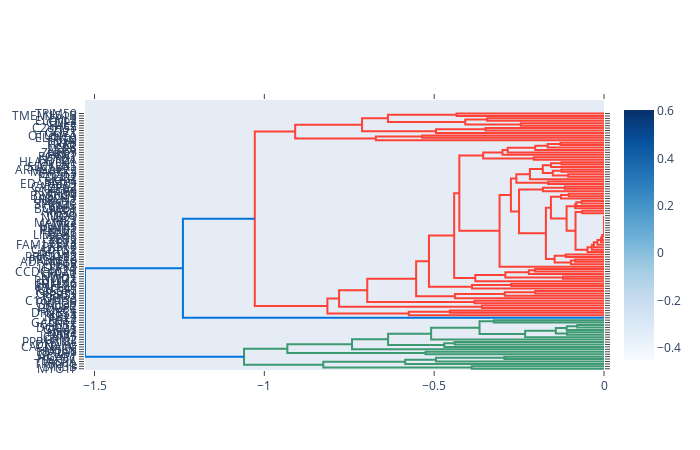

Source (notebook cell):
### Code cell
fig.show()

### Figure 1 — Plotly figure (JSON) as saved in the notebook; plotly's stock layout.template omitted (floating-point values rounded to 4 significant figures; data arrays with more than 128 entries replaced by an {"elided": "..."} marker saying what was removed)
{"data": [{"hoverinfo": "text", "marker": {"color": "rgb(61,153,112)"}, "mode": "lines", "type": "scatter", "x": [0, -0.3897, -0.3897, 0], "xaxis": "x", "y": [5, 5, 15, 15], "yaxis": "y"}, {"hoverinfo": "text", "marker": {"color": "rgb(61,153,112)"}, "mode": "lines", "type": "scatter", "x": [0, -0.2931, -0.2931, 0], "xaxis": "x", "y": [45, 45, 55, 55], "yaxis": "y"}, {"hoverinfo": "text", "marker": {"color": "rgb(61,153,112)"}, "mode": "lines", "type": "scatter", "x": [0, -0.4948, -0.4948, -0.2931], "xaxis": "x", "y": [35, 35, 50, 50], "yaxis": "y"}, {"hoverinfo": "text", "marker": {"color": "rgb(61,153,112)"}, "mode": "lines", "type": "scatter", "x": [0, -0.5853, -0.5853, -0.4948], "xaxis": "x", "y": [25, 25, 42.5, 42.5], "yaxis": "y"}, {"hoverinfo": "text", "marker": {"color": "rgb(61,153,112)"}, "mode": "lines", "type": "scatter", "x": [-0.3897, -0.8265, -0.8265, -0.5853], "xaxis": "x", "y": [10, 10, 33.75, 33.75], "yaxis": "y"}, {"hoverinfo": "text", "marker": {"color": "rgb(61,153,112)"}, "mode": "lines", "type": "scatter", "x": [0, -0.5253, -0.5253, 0], "xaxis": "x", "y": [65, 65, 75, 75], "yaxis": "y"}, {"hoverinfo": "text", "marker": {"color": "rgb(61,153,112)"}, "mode": "lines", "type": "scatter", "x": [0, -0.4397, -0.4397, 0], "xaxis": "x", "y": [105, 105, 115, 115], "yaxis": "y"}, {"hoverinfo": "text", "marker": {"color": "rgb(61,153,112)"}, "mode": "lines", "type": "scatter", "x": [0, -0.4702, -0.4702, -0.4397], "xaxis": "x", "y": [95, 95, 110, 110], "yaxis": "y"}, {"hoverinfo": "text", "marker": {"color": "rgb(61,153,112)"}, "mode": "lines", "type": "scatter", "x": [0, -0.1088, -0.1088, 0], "xaxis": "x", "y": [145, 145, 155, 155], "yaxis": "y"}, {"hoverinfo": "text", "marker": {"color": "rgb(61,153,112)"}, "mode": "lines", "type": "scatter", "x": [0, -0.07868, -0.07868, 0], "xaxis": "x", "y": [175, 175, 185, 185], "yaxis": "y"}, {"hoverinfo": "text", "marker": {"color": "rgb(61,153,112)"}, "mode": "lines", "type": "scatter", "x": [0, -0.1097, -0.1097, -0.07868], "xaxis": "x", "y": [165, 165, 180, 180], "yaxis": "y"}, {"hoverinfo": "text", "marker": {"color": "rgb(61,153,112)"}, "mode": "lines", "type": "scatter", "x": [-0.1088, -0.1418, -0.1418, -0.1097], "xaxis": "x", "y": [150, 150, 172.5, 172.5], "yaxis": "y"}, {"hoverinfo": "text", "marker": {"color": "rgb(61,153,112)"}, "mode": "lines", "type": "scatter", "x": [0, -0.2321, -0.2321, -0.1418], "xaxis": "x", "y": [135, 135, 161.2, 161.2], "yaxis": "y"}, {"hoverinfo": "text", "marker": {"color": "rgb(61,153,112)"}, "mode": "lines", "type": "scatter", "x": [0, -0.3243, -0.3243, 0], "xaxis": "x", "y": [195, 195, 205, 205], "yaxis": "y"}, {"hoverinfo": "text", "marker": {"color": "rgb(61,153,112)"}, "mode": "lines", "type": "scatter", "x": [-0.2321, -0.3664, -0.3664, -0.3243], "xaxis": "x", "y": [148.1, 148.1, 200, 200], "yaxis": "y"}, {"hoverinfo": "text", "marker": {"color": "rgb(61,153,112)"}, "mode": "lines", "type": "scatter", "x": [0, -0.509, -0.509, -0.3664], "xaxis": "x", "y": [125, 125, 174.1, 174.1], "yaxis": "y"}, {"hoverinfo": "text", "marker": {"color": "rgb(61,153,112)"}, "mode": "lines", "type": "scatter", "x": [-0.4702, -0.6357, -0.6357, -0.509], "xaxis": "x", "y": [102.5, 102.5, 149.5, 149.5], "yaxis": "y"}, {"hoverinfo": "text", "marker": {"color": "rgb(61,153,112)"}, "mode": "lines", "type": "scatter", "x": [0, -0.7419, -0.7419, -0.6357], "xaxis": "x", "y": [85, 85, 126.0, 126.0], "yaxis": "y"}, {"hoverinfo": "text", "marker": {"color": "rgb(61,153,112)"}, "mode": "lines", "type": "scatter", "x": [-0.5253, -0.9322, -0.9322, -0.7419], "xaxis": "x", "y": [70, 70, 105.5, 105.5], "yaxis": "y"}, {"hoverinfo": "text", "marker": {"color": "rgb(61,153,112)"}, "mode": "lines", "type": "scatter", "x": [-0.8265, -1.06, -1.06, -0.9322], "xaxis": "x", "y": [21.88, 21.88, 87.75, 87.75], "yaxis": "y"}, {"hoverinfo": "text", "marker": {"color": "rgb(255,65,54)"}, "mode": "lines", "type": "scatter", "x": [0, -0.4537, -0.4537, 0], "xaxis": "x", "y": [235, 235, 245, 245], "yaxis": "y"}, {"hoverinfo": "text", "marker": {"color": "rgb(255,65,54)"}, "mode": "lines", "type": "scatter", "x": [0, -0.5746, -0.5746, -0.4537], "xaxis": "x", "y": [225, 225, 240, 240], "yaxis": "y"}, {"hoverinfo": "text", "marker": {"color": "rgb(255,65,54)"}, "mode": "lines", "type": "scatter", "x": [0, -0.359, -0.359, 0], "xaxis": "x", "y": [255, 255, 265, 265], "yaxis": "y"}, {"hoverinfo": "text", "marker": {"color": "rgb(255,65,54)"}, "mode": "lines", "type": "scatter", "x": [0, -0.3811, -0.3811, 0], "xaxis": "x", "y": [275, 275, 285, 285], "yaxis": "y"}, {"hoverinfo": "text", "marker": {"color": "rgb(255,65,54)"}, "mode": "lines", "type": "scatter", "x": [0, -0.2025, -0.2025, 0], "xaxis": "x", "y": [315, 315, 325, 325], "yaxis": "y"}, {"hoverinfo": "text", "marker": {"color": "rgb(255,65,54)"}, "mode": "lines", "type": "scatter", "x": [0, -0.292, -0.292, -0.2025], "xaxis": "x", "y": [305, 305, 320, 320], "yaxis": "y"}, {"hoverinfo": "text", "marker": {"color": "rgb(255,65,54)"}, "mode": "lines", "type": "scatter", "x": [0, -0.439, -0.439, -0.292], "xaxis": "x", "y": [295, 295, 312.5, 312.5], "yaxis": "y"}, {"hoverinfo": "text", "marker": {"color": "rgb(255,65,54)"}, "mode": "lines", "type": "scatter", "x": [0, -0.2728, -0.2728, 0], "xaxis": "x", "y": [345, 345, 355, 355], "yaxis": "y"}, {"hoverinfo": "text", "marker": {"color": "rgb(255,65,54)"}, "mode": "lines", "type": "scatter", "x": [0, -0.3886, -0.3886, -0.2728], "xaxis": "x", "y": [335, 335, 350, 350], "yaxis": "y"}, {"hoverinfo": "text", "marker": {"color": "rgb(255,65,54)"}, "mode": "lines", "type": "scatter", "x": [0, -0.1207, -0.1207, 0], "xaxis": "x", "y": [375, 375, 385, 385], "yaxis": "y"}, {"hoverinfo": "text", "marker": {"color": "rgb(255,65,54)"}, "mode": "lines", "type": "scatter", "x": [0, -0.2026, -0.2026, 0], "xaxis": "x", "y": [405, 405, 415, 415], "yaxis": "y"}, {"hoverinfo": "text", "marker": {"color": "rgb(255,65,54)"}, "mode": "lines", "type": "scatter", "x": [0, -0.2212, -0.2212, -0.2026], "xaxis": "x", "y": [395, 395, 410, 410], "yaxis": "y"}, {"hoverinfo": "text", "marker": {"color": "rgb(255,65,54)"}, "mode": "lines", "type": "scatter", "x": [-0.1207, -0.2904, -0.2904, -0.2212], "xaxis": "x", "y": [380, 380, 402.5, 402.5], "yaxis": "y"}, {"hoverinfo": "text", "marker": {"color": "rgb(255,65,54)"}, "mode": "lines", "type": "scatter", "x": [0, -0.3788, -0.3788, -0.2904], "xaxis": "x", "y": [365, 365, 391.2, 391.2], "yaxis": "y"}, {"hoverinfo": "text", "marker": {"color": "rgb(255,65,54)"}, "mode": "lines", "type": "scatter", "x": [0, -0.08503, -0.08503, 0], "xaxis": "x", "y": [445, 445, 455, 455], "yaxis": "y"}, {"hoverinfo": "text", "marker": {"color": "rgb(255,65,54)"}, "mode": "lines", "type": "scatter", "x": [0, -0.09757, -0.09757, -0.08503], "xaxis": "x", "y": [435, 435, 450, 450], "yaxis": "y"}, {"hoverinfo": "text", "marker": {"color": "rgb(255,65,54)"}, "mode": "lines", "type": "scatter", "x": [0, -0.1125, -0.1125, 0], "xaxis": "x", "y": [465, 465, 475, 475], "yaxis": "y"}, {"hoverinfo": "text", "marker": {"color": "rgb(255,65,54)"}, "mode": "lines", "type": "scatter", "x": [-0.09757, -0.1455, -0.1455, -0.1125], "xaxis": "x", "y": [442.5, 442.5, 470, 470], "yaxis": "y"}, {"hoverinfo": "text", "marker": {"color": "rgb(255,65,54)"}, "mode": "lines", "type": "scatter", "x": [0, 0, 0, 0], "xaxis": "x", "y": [625, 625, 635, 635], "yaxis": "y"}, {"hoverinfo": "text", "marker": {"color": "rgb(255,65,54)"}, "mode": "lines", "type": "scatter", "x": [0, 0, 0, 0], "xaxis": "x", "y": [615, 615, 630, 630], "yaxis": "y"}, {"hoverinfo": "text", "marker": {"color": "rgb(255,65,54)"}, "mode": "lines", "type": "scatter", "x": [0, 0, 0, 0], "xaxis": "x", "y": [605, 605, 622.5, 622.5], "yaxis": "y"}, {"hoverinfo": "text", "marker": {"color": "rgb(255,65,54)"}, "mode": "lines", "type": "scatter", "x": [0, 0, 0, 0], "xaxis": "x", "y": [595, 595, 613.8, 613.8], "yaxis": "y"}, {"hoverinfo": "text", "marker": {"color": "rgb(255,65,54)"}, "mode": "lines", "type": "scatter", "x": [0, 0, 0, 0], "xaxis": "x", "y": [585, 585, 604.4, 604.4], "yaxis": "y"}, {"hoverinfo": "text", "marker": {"color": "rgb(255,65,54)"}, "mode": "lines", "type": "scatter", "x": [0, 0, 0, 0], "xaxis": "x", "y": [575, 575, 594.7, 594.7], "yaxis": "y"}, {"hoverinfo": "text", "marker": {"color": "rgb(255,65,54)"}, "mode": "lines", "type": "scatter", "x": [0, 0, 0, 0], "xaxis": "x", "y": [565, 565, 584.8, 584.8], "yaxis": "y"}, {"hoverinfo": "text", "marker": {"color": "rgb(255,65,54)"}, "mode": "lines", "type": "scatter", "x": [0, 0, 0, 0], "xaxis": "x", "y": [555, 555, 574.9, 574.9], "yaxis": "y"}, {"hoverinfo": "text", "marker": {"color": "rgb(255,65,54)"}, "mode": "lines", "type": "scatter", "x": [0, 0, 0, 0], "xaxis": "x", "y": [545, 545, 565.0, 565.0], "yaxis": "y"}, {"hoverinfo": "text", "marker": {"color": "rgb(255,65,54)"}, "mode": "lines", "type": "scatter", "x": [0, -0.005164, -0.005164, 0], "xaxis": "x", "y": [535, 535, 555.0, 555.0], "yaxis": "y"}, {"hoverinfo": "text", "marker": {"color": "rgb(255,65,54)"}, "mode": "lines", "type": "scatter", "x": [0, -0.008696, -0.008696, -0.005164], "xaxis": "x", "y": [525, 525, 545.0, 545.0], "yaxis": "y"}, {"hoverinfo": "text", "marker": {"color": "rgb(255,65,54)"}, "mode": "lines", "type": "scatter", "x": [0, -0.0193, -0.0193, -0.008696], "xaxis": "x", "y": [515, 515, 535.0, 535.0], "yaxis": "y"}, {"hoverinfo": "text", "marker": {"color": "rgb(255,65,54)"}, "mode": "lines", "type": "scatter", "x": [0, -0.02989, -0.02989, -0.0193], "xaxis": "x", "y": [505, 505, 525.0, 525.0], "yaxis": "y"}, {"hoverinfo": "text", "marker": {"color": "rgb(255,65,54)"}, "mode": "lines", "type": "scatter", "x": [0, -0.03554, -0.03554, -0.02989], "xaxis": "x", "y": [495, 495, 515.0, 515.0], "yaxis": "y"}, {"hoverinfo": "text", "marker": {"color": "rgb(255,65,54)"}, "mode": "lines", "type": "scatter", "x": [0, -0.04859, -0.04859, -0.03554], "xaxis": "x", "y": [485, 485, 505.0, 505.0], "yaxis": "y"}, {"hoverinfo": "text", "marker": {"color": "rgb(255,65,54)"}, "mode": "lines", "type": "scatter", "x": [0, -0.0641, -0.0641, 0], "xaxis": "x", "y": [645, 645, 655, 655], "yaxis": "y"}, {"hoverinfo": "text", "marker": {"color": "rgb(255,65,54)"}, "mode": "lines", "type": "scatter", "x": [-0.04859, -0.08383, -0.08383, -0.0641], "xaxis": "x", "y": [495.0, 495.0, 650, 650], "yaxis": "y"}, {"hoverinfo": "text", "marker": {"color": "rgb(255,65,54)"}, "mode": "lines", "type": "scatter", "x": [0, -0.06552, -0.06552, 0], "xaxis": "x", "y": [685, 685, 695, 695], "yaxis": "y"}, {"hoverinfo": "text", "marker": {"color": "rgb(255,65,54)"}, "mode": "lines", "type": "scatter", "x": [0, -0.08147, -0.08147, -0.06552], "xaxis": "x", "y": [675, 675, 690, 690], "yaxis": "y"}, {"hoverinfo": "text", "marker": {"color": "rgb(255,65,54)"}, "mode": "lines", "type": "scatter", "x": [0, -0.08472, -0.08472, -0.08147], "xaxis": "x", "y": [665, 665, 682.5, 682.5], "yaxis": "y"}, {"hoverinfo": "text", "marker": {"color": "rgb(255,65,54)"}, "mode": "lines", "type": "scatter", "x": [-0.08383, -0.1101, -0.1101, -0.08472], "xaxis": "x", "y": [572.5, 572.5, 673.8, 673.8], "yaxis": "y"}, {"hoverinfo": "text", "marker": {"color": "rgb(255,65,54)"}, "mode": "lines", "type": "scatter", "x": [0, -0.1036, -0.1036, 0], "xaxis": "x", "y": [715, 715, 725, 725], "yaxis": "y"}, {"hoverinfo": "text", "marker": {"color": "rgb(255,65,54)"}, "mode": "lines", "type": "scatter", "x": [0, -0.1264, -0.1264, -0.1036], "xaxis": "x", "y": [705, 705, 720, 720], "yaxis": "y"}, {"hoverinfo": "text", "marker": {"color": "rgb(255,65,54)"}, "mode": "lines", "type": "scatter", "x": [-0.1101, -0.1563, -0.1563, -0.1264], "xaxis": "x", "y": [623.1, 623.1, 712.5, 712.5], "yaxis": "y"}, {"hoverinfo": "text", "marker": {"color": "rgb(255,65,54)"}, "mode": "lines", "type": "scatter", "x": [-0.1455, -0.1711, -0.1711, -0.1563], "xaxis": "x", "y": [456.2, 456.2, 667.8, 667.8], "yaxis": "y"}, {"hoverinfo": "text", "marker": {"color": "rgb(255,65,54)"}, "mode": "lines", "type": "scatter", "x": [0, -0.1157, -0.1157, 0], "xaxis": "x", "y": [745, 745, 755, 755], "yaxis": "y"}, {"hoverinfo": "text", "marker": {"color": "rgb(255,65,54)"}, "mode": "lines", "type": "scatter", "x": [0, -0.1797, -0.1797, -0.1157], "xaxis": "x", "y": [735, 735, 750, 750], "yaxis": "y"}, {"hoverinfo": "text", "marker": {"color": "rgb(255,65,54)"}, "mode": "lines", "type": "scatter", "x": [-0.1711, -0.2501, -0.2501, -0.1797], "xaxis": "x", "y": [562.0, 562.0, 742.5, 742.5], "yaxis": "y"}, {"hoverinfo": "text", "marker": {"color": "rgb(255,65,54)"}, "mode": "lines", "type": "scatter", "x": [0, -0.1644, -0.1644, 0], "xaxis": "x", "y": [765, 765, 775, 775], "yaxis": "y"}, {"hoverinfo": "text", "marker": {"color": "rgb(255,65,54)"}, "mode": "lines", "type": "scatter", "x": [0, -0.1056, -0.1056, 0], "xaxis": "x", "y": [795, 795, 805, 805], "yaxis": "y"}, {"hoverinfo": "text", "marker": {"color": "rgb(255,65,54)"}, "mode": "lines", "type": "scatter", "x": [0, -0.1253, -0.1253, 0], "xaxis": "x", "y": [815, 815, 825, 825], "yaxis": "y"}, {"hoverinfo": "text", "marker": {"color": "rgb(255,65,54)"}, "mode": "lines", "type": "scatter", "x": [-0.1056, -0.1507, -0.1507, -0.1253], "xaxis": "x", "y": [800, 800, 820, 820], "yaxis": "y"}, {"hoverinfo": "text", "marker": {"color": "rgb(255,65,54)"}, "mode": "lines", "type": "scatter", "x": [0, -0.1251, -0.1251, 0], "xaxis": "x", "y": [845, 845, 855, 855], "yaxis": "y"}, {"hoverinfo": "text", "marker": {"color": "rgb(255,65,54)"}, "mode": "lines", "type": "scatter", "x": [0, -0.1559, -0.1559, -0.1251], "xaxis": "x", "y": [835, 835, 850, 850], "yaxis": "y"}, {"hoverinfo": "text", "marker": {"color": "rgb(255,65,54)"}, "mode": "lines", "type": "scatter", "x": [-0.1507, -0.1802, -0.1802, -0.1559], "xaxis": "x", "y": [810, 810, 842.5, 842.5], "yaxis": "y"}, {"hoverinfo": "text", "marker": {"color": "rgb(255,65,54)"}, "mode": "lines", "type": "scatter", "x": [0, -0.2181, -0.2181, -0.1802], "xaxis": "x", "y": [785, 785, 826.2, 826.2], "yaxis": "y"}, {"hoverinfo": "text", "marker": {"color": "rgb(255,65,54)"}, "mode": "lines", "type": "scatter", "x": [-0.1644, -0.2579, -0.2579, -0.2181], "xaxis": "x", "y": [770, 770, 805.6, 805.6], "yaxis": "y"}, {"hoverinfo": "text", "marker": {"color": "rgb(255,65,54)"}, "mode": "lines", "type": "scatter", "x": [-0.2501, -0.274, -0.274, -0.2579], "xaxis": "x", "y": [652.3, 652.3, 787.8, 787.8], "yaxis": "y"}, {"hoverinfo": "text", "marker": {"color": "rgb(255,65,54)"}, "mode": "lines", "type": "scatter", "x": [0, -0.3075, -0.3075, -0.274], "xaxis": "x", "y": [425, 425, 720.0, 720.0], "yaxis": "y"}, {"hoverinfo": "text", "marker": {"color": "rgb(255,65,54)"}, "mode": "lines", "type": "scatter", "x": [0, -0.2067, -0.2067, 0], "xaxis": "x", "y": [865, 865, 875, 875], "yaxis": "y"}, {"hoverinfo": "text", "marker": {"color": "rgb(255,65,54)"}, "mode": "lines", "type": "scatter", "x": [0, -0.1282, -0.1282, 0], "xaxis": "x", "y": [925, 925, 935, 935], "yaxis": "y"}, {"hoverinfo": "text", "marker": {"color": "rgb(255,65,54)"}, "mode": "lines", "type": "scatter", "x": [0, -0.1657, -0.1657, -0.1282], "xaxis": "x", "y": [915, 915, 930, 930], "yaxis": "y"}, {"hoverinfo": "text", "marker": {"color": "rgb(255,65,54)"}, "mode": "lines", "type": "scatter", "x": [0, -0.2024, -0.2024, -0.1657], "xaxis": "x", "y": [905, 905, 922.5, 922.5], "yaxis": "y"}, {"hoverinfo": "text", "marker": {"color": "rgb(255,65,54)"}, "mode": "lines", "type": "scatter", "x": [0, -0.2835, -0.2835, -0.2024], "xaxis": "x", "y": [895, 895, 913.8, 913.8], "yaxis": "y"}, {"hoverinfo": "text", "marker": {"color": "rgb(255,65,54)"}, "mode": "lines", "type": "scatter", "x": [0, -0.2988, -0.2988, -0.2835], "xaxis": "x", "y": [885, 885, 904.4, 904.4], "yaxis": "y"}, {"hoverinfo": "text", "marker": {"color": "rgb(255,65,54)"}, "mode": "lines", "type": "scatter", "x": [-0.2067, -0.3556, -0.3556, -0.2988], "xaxis": "x", "y": [870, 870, 894.7, 894.7], "yaxis": "y"}, {"hoverinfo": "text", "marker": {"color": "rgb(255,65,54)"}, "mode": "lines", "type": "scatter", "x": [-0.3075, -0.4259, -0.4259, -0.3556], "xaxis": "x", "y": [572.5, 572.5, 882.3, 882.3], "yaxis": "y"}, {"hoverinfo": "text", "marker": {"color": "rgb(255,65,54)"}, "mode": "lines", "type": "scatter", "x": [-0.3788, -0.4411, -0.4411, -0.4259], "xaxis": "x", "y": [378.1, 378.1, 727.4, 727.4], "yaxis": "y"}, {"hoverinfo": "text", "marker": {"color": "rgb(255,65,54)"}, "mode": "lines", "type": "scatter", "x": [-0.3886, -0.5154, -0.5154, -0.4411], "xaxis": "x", "y": [342.5, 342.5, 552.8, 552.8], "yaxis": "y"}, {"hoverinfo": "text", "marker": {"color": "rgb(255,65,54)"}, "mode": "lines", "type": "scatter", "x": [-0.439, -0.5531, -0.5531, -0.5154], "xaxis": "x", "y": [303.8, 303.8, 447.6, 447.6], "yaxis": "y"}, {"hoverinfo": "text", "marker": {"color": "rgb(255,65,54)"}, "mode": "lines", "type": "scatter", "x": [-0.3811, -0.697, -0.697, -0.5531], "xaxis": "x", "y": [280, 280, 375.7, 375.7], "yaxis": "y"}, {"hoverinfo": "text", "marker": {"color": "rgb(255,65,54)"}, "mode": "lines", "type": "scatter", "x": [-0.359, -0.7799, -0.7799, -0.697], "xaxis": "x", "y": [260, 260, 327.8, 327.8], "yaxis": "y"}, {"hoverinfo": "text", "marker": {"color": "rgb(255,65,54)"}, "mode": "lines", "type": "scatter", "x": [-0.5746, -0.8143, -0.8143, -0.7799], "xaxis": "x", "y": [232.5, 232.5, 293.9, 293.9], "yaxis": "y"}, {"hoverinfo": "text", "marker": {"color": "rgb(255,65,54)"}, "mode": "lines", "type": "scatter", "x": [0, -0.5355, -0.5355, 0], "xaxis": "x", "y": [955, 955, 965, 965], "yaxis": "y"}, {"hoverinfo": "text", "marker": {"color": "rgb(255,65,54)"}, "mode": "lines", "type": "scatter", "x": [0, -0.6717, -0.6717, -0.5355], "xaxis": "x", "y": [945, 945, 960, 960], "yaxis": "y"}, {"hoverinfo": "text", "marker": {"color": "rgb(255,65,54)"}, "mode": "lines", "type": "scatter", "x": [0, -0.3488, -0.3488, 0], "xaxis": "x", "y": [985, 985, 995, 995], "yaxis": "y"}, {"hoverinfo": "text", "marker": {"color": "rgb(255,65,54)"}, "mode": "lines", "type": "scatter", "x": [0, -0.4947, -0.4947, -0.3488], "xaxis": "x", "y": [975, 975, 990, 990], "yaxis": "y"}, {"hoverinfo": "text", "marker": {"color": "rgb(255,65,54)"}, "mode": "lines", "type": "scatter", "x": [0, -0.2447, -0.2447, 0], "xaxis": "x", "y": [1005, 1005, 1015, 1015], "yaxis": "y"}, {"hoverinfo": "text", "marker": {"color": "rgb(255,65,54)"}, "mode": "lines", "type": "scatter", "x": [0, -0.3442, -0.3442, 0], "xaxis": "x", "y": [1025, 1025, 1035, 1035], "yaxis": "y"}, {"hoverinfo": "text", "marker": {"color": "rgb(255,65,54)"}, "mode": "lines", "type": "scatter", "x": [-0.2447, -0.4085, -0.4085, -0.3442], "xaxis": "x", "y": [1010, 1010, 1030, 1030], "yaxis": "y"}, {"hoverinfo": "text", "marker": {"color": "rgb(255,65,54)"}, "mode": "lines", "type": "scatter", "x": [0, -0.4339, -0.4339, 0], "xaxis": "x", "y": [1045, 1045, 1055, 1055], "yaxis": "y"}, {"hoverinfo": "text", "marker": {"color": "rgb(255,65,54)"}, "mode": "lines", "type": "scatter", "x": [-0.4085, -0.6361, -0.6361, -0.4339], "xaxis": "x", "y": [1020, 1020, 1050, 1050], "yaxis": "y"}, {"hoverinfo": "text", "marker": {"color": "rgb(255,65,54)"}, "mode": "lines", "type": "scatter", "x": [-0.4947, -0.7123, -0.7123, -0.6361], "xaxis": "x", "y": [982.5, 982.5, 1035, 1035], "yaxis": "y"}, {"hoverinfo": "text", "marker": {"color": "rgb(255,65,54)"}, "mode": "lines", "type": "scatter", "x": [-0.6717, -0.9092, -0.9092, -0.7123], "xaxis": "x", "y": [952.5, 952.5, 1009.0, 1009.0], "yaxis": "y"}, {"hoverinfo": "text", "marker": {"color": "rgb(255,65,54)"}, "mode": "lines", "type": "scatter", "x": [-0.8143, -1.028, -1.028, -0.9092], "xaxis": "x", "y": [263.2, 263.2, 980.6, 980.6], "yaxis": "y"}, {"hoverinfo": "text", "marker": {"color": "rgb(0,116,217)"}, "mode": "lines", "type": "scatter", "x": [0, -1.24, -1.24, -1.028], "xaxis": "x", "y": [215, 215, 621.9, 621.9], "yaxis": "y"}, {"hoverinfo": "text", "marker": {"color": "rgb(0,116,217)"}, "mode": "lines", "type": "scatter", "x": [-1.06, -1.528, -1.528, -1.24], "xaxis": "x", "y": [54.81, 54.81, 418.5, 418.5], "yaxis": "y"}, {"colorscale": [[0, "rgb(247,251,255)"], [0.125, "rgb(222,235,247)"], [0.25, "rgb(198,219,239)"], [0.375, "rgb(158,202,225)"], [0.5, "rgb(107,174,214)"], [0.625, "rgb(66,146,198)"], [0.75, "rgb(33,113,181)"], [0.875, "rgb(8,81,156)"], [1, "rgb(8,48,107)"]], "type": "heatmap", "x": ["15_19", "20_24", "25_29", "30_34", "35_39", "40_44", "45_49", "50_54", "55_59", "60_64", "65_69", "70_74", "75_79", "80_84"], "y": ["MYO1F", "SIN3B", "TPRG1L", "ASPA", "HEXDC", "AGAP1", "OPRD1", "FBXL16", "MSLN", "CACNA1C", "DNAH2", "PPP1R13L", "GRM2", "ICAM5", "PRR4", "NRP1", "GRM2", "DOC2A", "CPEB1", "GALNT2", "RAX2", "FHL2", "KLF14", "DFNB31", "HOXC4", "PDGFC", "SOD2", "PMPCB", "C1orf150", "NOD2", "PRRT1", "OBSCN", "RASSF5", "CNTN1", "RNF180", "FBXL16", "PDLIM4", "NWD1", "NWD1", "RPA2", "CCDC102B", "IGSF11", "LPPR3", "TECR", "ADAMTS6", "PRDM10", "PRICKLE2", "PCDH9", "SPTA1", "CADPS2", "PRR16", "FAM171A2", "TP73", "ZEB2", "PRR16", "LIMCH1", "PAK6", "PRKG1", "ICAM5", "LMTK3", "MAML2", "IRS2", "NWD1", "DDO", "KIF5B", "AFAP1", "BCMO1", "BAT3", "SPRR2C", "NRXN2", "LIMCH1", "B3GNT9", "TPBG", "RNF180", "ZEB2", "CADPS2", "EDARADD", "BMP4", "IL4I1", "PDZD2", "CHST3", "MAP3K5", "ARHGAP22", "SLC12A5", "MKLN1", "HLA-DPB1", "HTR2A", "RCAN1", "HKR1", "ZNRF3", "ASPA", "CKB", "HKR1", "TNXB", "FIGN", "ELOVL2", "OTUD7A", "ODZ1", "ZIC1", "C2orf55", "FHL2", "CILP2", "ELOVL2", "FHL2", "TMEM151B", "TRIM59"], "z": {"elided": "106x14 float values"}}], "layout": {"autosize": false, "height": 450, "hovermode": "closest", "showlegend": false, "width": 700, "xaxis": {"autorange": true, "mirror": "allticks", "range": [-1.528, 0], "rangemode": "tozero", "showgrid": false, "showline": true, "showticklabels": true, "ticks": "outside", "type": "linear", "zeroline": false}, "yaxis": {"autorange": true, "mirror": "allticks", "range": [0, 1111.0], "rangemode": "tozero", "showgrid": false, "showline": true, "showticklabels": true, "tickmode": "array", "ticks": "outside", "ticktext": ["MYO1F", "SIN3B", "TPRG1L", "ASPA", "HEXDC", "AGAP1", "OPRD1", "FBXL16", "MSLN", "CACNA1C", "DNAH2", "PPP1R13L", "GRM2", "ICAM5", "PRR4", "NRP1", "GRM2", "DOC2A", "CPEB1", "GALNT2", "RAX2", "FHL2", "KLF14", "DFNB31", "HOXC4", "PDGFC", "SOD2", "PMPCB", "C1orf150", "NOD2", "PRRT1", "OBSCN", "RASSF5", "CNTN1", "RNF180", "FBXL16", "PDLIM4", "NWD1", "NWD1", "RPA2", "CCDC102B", "IGSF11", "LPPR3", "TECR", "ADAMTS6", "PRDM10", "PRICKLE2", "PCDH9", "SPTA1", "CADPS2", "PRR16", "FAM171A2", "TP73", "ZEB2", "PRR16", "LIMCH1", "PAK6", "PRKG1", "ICAM5", "LMTK3", "MAML2", "IRS2", "NWD1", "DDO", "KIF5B", "AFAP1", "BCMO1", "BAT3", "SPRR2C", "NRXN2", "LIMCH1", "B3GNT9", "TPBG", "RNF180", "ZEB2", "CADPS2", "EDARADD", "BMP4", "IL4I1", "PDZD2", "CHST3", "MAP3K5", "ARHGAP22", "SLC12A5", "MKLN1", "HLA-DPB1", "HTR2A", "RCAN1", "HKR1", "ZNRF3", "ASPA", "CKB", "HKR1", "TNXB", "FIGN", "ELOVL2", "OTUD7A", "ODZ1", "ZIC1", "C2orf55", "FHL2", "CILP2", "ELOVL2", "FHL2", "TMEM151B", "TRIM59"], "tickvals": [5, 15, 25, 35, 45, 55, 65, 75, 85, 95, 105, 115, 125, 135, 145, 155, 165, 175, 185, 195, 205, 215, 225, 235, 245, 255, 265, 275, 285, 295, 305, 315, 325, 335, 345, 355, 365, 375, 385, 395, 405, 415, 425, 435, 445, 455, 465, 475, 485, 495, 505, 515, 525, 535, 545, 555, 565, 575, 585, 595, 605, 615, 625, 635, 645, 655, 665, 675, 685, 695, 705, 715, 725, 735, 745, 755, 765, 775, 785, 795, 805, 815, 825, 835, 845, 855, 865, 875, 885, 895, 905, 915, 925, 935, 945, 955, 965, 975, 985, 995, 1005, 1015, 1025, 1035, 1045, 1055], "type": "linear", "zeroline": false}}}
